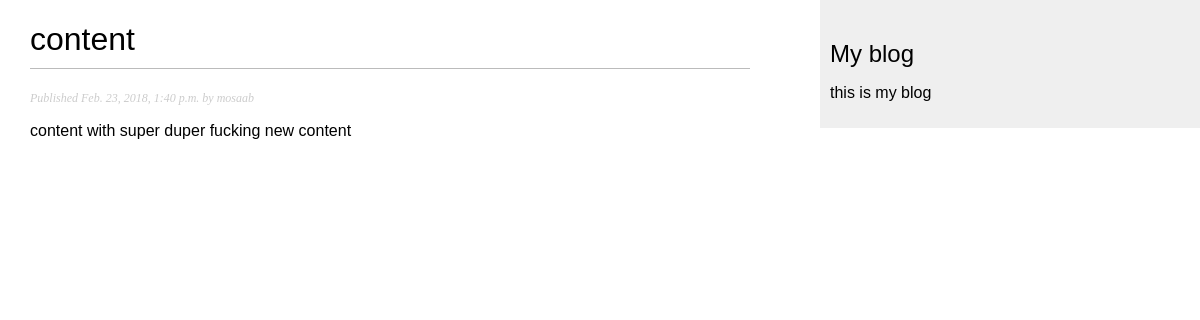
The page /blog/2018/02/23/content/ on the database its author committed.
### blog/models.py (models this page shows, shortened)
class Post(models.Model):
    STATUS_CHOICES = (
        ('draft', 'Draft'),
        ('published', "Published"),
    )
    title = models.CharField(max_length=250)
    slug = models.SlugField(max_length=250, unique_for_date='publish')
    author = models.ForeignKey(User, related_name='blog_posts')
    body = models.TextField()
    publish = models.DateTimeField(default=timezone.now)
    created = models.DateTimeField(auto_now_add=True)
    updated = models.DateTimeField(auto_now=True)
    objects = models.Manager()
    published = PublishedManager()
    status = models.CharField(
        max_length=10,
        choices = STATUS_CHOICES,
        default= 'draft'
    )
    class meta:
        ordering = ('-publish')

### blog/views.py (the view)
# urls.py: url(r'^(?P<year>\d{4})/(?P<month>\d{2})/(?P<day>\d{2})/(?P<post>[-\w]+)/$', views.post_detail, name='post_detail'),
def post_detail(request, year,month,day,post):
    post = get_object_or_404(
        Post,
        slug= post,
        status='published',
        publish__year = year,
        publish__month = month,
        publish__day = day,
    )
    return render(
        request,
        'blog/post/detail.html',
        {
            'post': post,
        }
    )

### blog/templates/blog/post/detail.html (shortened to what this page needs)
{% extends "blog/base.html" %}
{% block content %}
    <h1>{{ post.title }}</h1>
    <p class="date">
        Published {{ post.publish }} by {{ post.author }}
    </p>
    {{ post.body | linebreaks }}
{% endblock content %}

### blog/static/css/blog.css (style rules this page uses)
body { margin:0; padding:0; font-family:helvetica, sans-serif; }
h1 { font-weight:normal; border-bottom:1px solid #bbb; padding:0 0 10px 0; }
p.date { color:#ccc; font-family: georgia, serif; font-size: 12px; font-style: italic; }

### rows shown on the page
Post: title "content", publish "Feb. 23, 2018, 1:40 p.m.", author "mosaab", body "content with super duper fucking new content"
